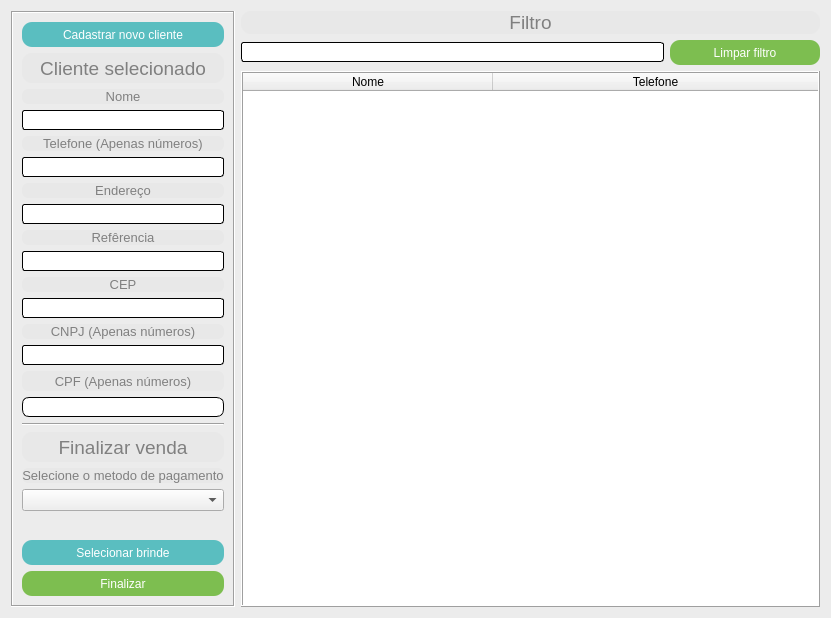
<?xml version="1.0" encoding="UTF-8"?>
<ui version="4.0">
 <class>fm_novaVenda_finalizar</class>
 <widget class="QDialog" name="fm_novaVenda_finalizar">
  <property name="geometry">
   <rect>
    <x>0</x>
    <y>0</y>
    <width>831</width>
    <height>618</height>
   </rect>
  </property>
  <property name="windowTitle">
   <string>Finalizar venda</string>
  </property>
  <property name="styleSheet">
   <string notr="true">QDialog{
background:#ececec
}</string>
  </property>
  <layout class="QGridLayout" name="gridLayout">
   <item row="0" column="0" rowspan="2">
    <widget class="QFrame" name="frame">
     <property name="sizePolicy">
      <sizepolicy hsizetype="Maximum" vsizetype="Preferred">
       <horstretch>0</horstretch>
       <verstretch>0</verstretch>
      </sizepolicy>
     </property>
     <property name="frameShape">
      <enum>QFrame::Box</enum>
     </property>
     <property name="frameShadow">
      <enum>QFrame::Sunken</enum>
     </property>
     <property name="lineWidth">
      <number>1</number>
     </property>
     <property name="midLineWidth">
      <number>0</number>
     </property>
     <layout class="QVBoxLayout" name="verticalLayout_3">
      <item>
       <widget class="QPushButton" name="btnCadastrar">
        <property name="sizePolicy">
         <sizepolicy hsizetype="Preferred" vsizetype="Preferred">
          <horstretch>0</horstretch>
          <verstretch>0</verstretch>
         </sizepolicy>
        </property>
        <property name="minimumSize">
         <size>
          <width>150</width>
          <height>25</height>
         </size>
        </property>
        <property name="cursor">
         <cursorShape>PointingHandCursor</cursorShape>
        </property>
        <property name="styleSheet">
         <string notr="true">QPushButton:enabled{background:#5abec0;}
QPushButton:disabled{background:#2fbec0;}
QPushButton:pressed{background:#73bebe;}
QPushButton{
color:#ffffff;
font-size:9pt;
border:none;
border-radius:10px;
}</string>
        </property>
        <property name="text">
         <string>Cadastrar novo cliente</string>
        </property>
       </widget>
      </item>
      <item>
       <widget class="QLabel" name="label_2">
        <property name="sizePolicy">
         <sizepolicy hsizetype="Preferred" vsizetype="Preferred">
          <horstretch>0</horstretch>
          <verstretch>0</verstretch>
         </sizepolicy>
        </property>
        <property name="minimumSize">
         <size>
          <width>150</width>
          <height>30</height>
         </size>
        </property>
        <property name="styleSheet">
         <string notr="true">QLabel{
background:#e8e8e8;
color:#808080;
font-size:14pt;
border:none;
border-radius:10px;
}</string>
        </property>
        <property name="text">
         <string>Cliente selecionado</string>
        </property>
        <property name="alignment">
         <set>Qt::AlignCenter</set>
        </property>
       </widget>
      </item>
      <item>
       <widget class="QLabel" name="lbNome">
        <property name="styleSheet">
         <string notr="true">QLabel{
background:#e8e8e8;
color:#808080;
font-size:10pt;
border:none;
border-radius:6px;
}</string>
        </property>
        <property name="text">
         <string>Nome</string>
        </property>
        <property name="alignment">
         <set>Qt::AlignCenter</set>
        </property>
       </widget>
      </item>
      <item>
       <widget class="QLineEdit" name="lineNome">
        <property name="sizePolicy">
         <sizepolicy hsizetype="Expanding" vsizetype="Maximum">
          <horstretch>0</horstretch>
          <verstretch>0</verstretch>
         </sizepolicy>
        </property>
        <property name="minimumSize">
         <size>
          <width>150</width>
          <height>20</height>
         </size>
        </property>
        <property name="styleSheet">
         <string notr="true">QLineEdit:enabled{background:#ffffff;}
QLineEdit:disabled{background:#e7e7e7;}
QLineEdit{
color:blue;
font-size:9pt;
border-radius:3px;
border:1px solid black;
}</string>
        </property>
        <property name="maxLength">
         <number>150</number>
        </property>
        <property name="readOnly">
         <bool>true</bool>
        </property>
       </widget>
      </item>
      <item>
       <widget class="QLabel" name="lbTel">
        <property name="styleSheet">
         <string notr="true">QLabel{
background:#e8e8e8;
color:#808080;
font-size:10pt;
border:none;
border-radius:6px;
}</string>
        </property>
        <property name="text">
         <string>Telefone (Apenas números)</string>
        </property>
        <property name="alignment">
         <set>Qt::AlignCenter</set>
        </property>
       </widget>
      </item>
      <item>
       <widget class="QLineEdit" name="lineTel">
        <property name="sizePolicy">
         <sizepolicy hsizetype="Expanding" vsizetype="Maximum">
          <horstretch>0</horstretch>
          <verstretch>0</verstretch>
         </sizepolicy>
        </property>
        <property name="minimumSize">
         <size>
          <width>150</width>
          <height>20</height>
         </size>
        </property>
        <property name="styleSheet">
         <string notr="true">QLineEdit:enabled{background:#ffffff;}
QLineEdit:disabled{background:#e7e7e7;}
QLineEdit{
color:blue;
font-size:9pt;
border-radius:3px;
border:1px solid black;
}</string>
        </property>
        <property name="maxLength">
         <number>11</number>
        </property>
        <property name="readOnly">
         <bool>true</bool>
        </property>
       </widget>
      </item>
      <item>
       <widget class="QLabel" name="lbEnd">
        <property name="styleSheet">
         <string notr="true">QLabel{
background:#e8e8e8;
color:#808080;
font-size:10pt;
border:none;
border-radius:6px;
}</string>
        </property>
        <property name="text">
         <string>Endereço</string>
        </property>
        <property name="alignment">
         <set>Qt::AlignCenter</set>
        </property>
       </widget>
      </item>
      <item>
       <widget class="QLineEdit" name="lineEnd">
        <property name="sizePolicy">
         <sizepolicy hsizetype="Expanding" vsizetype="Maximum">
          <horstretch>0</horstretch>
          <verstretch>0</verstretch>
         </sizepolicy>
        </property>
        <property name="minimumSize">
         <size>
          <width>150</width>
          <height>20</height>
         </size>
        </property>
        <property name="styleSheet">
         <string notr="true">QLineEdit:enabled{background:#ffffff;}
QLineEdit:disabled{background:#e7e7e7;}
QLineEdit{
color:blue;
font-size:9pt;
border-radius:3px;
border:1px solid black;
}</string>
        </property>
        <property name="maxLength">
         <number>150</number>
        </property>
        <property name="readOnly">
         <bool>true</bool>
        </property>
       </widget>
      </item>
      <item>
       <widget class="QLabel" name="lbRef">
        <property name="styleSheet">
         <string notr="true">QLabel{
background:#e8e8e8;
color:#808080;
font-size:10pt;
border:none;
border-radius:6px;
}</string>
        </property>
        <property name="text">
         <string>Refêrencia</string>
        </property>
        <property name="alignment">
         <set>Qt::AlignCenter</set>
        </property>
       </widget>
      </item>
      <item>
       <widget class="QLineEdit" name="lineRef">
        <property name="sizePolicy">
         <sizepolicy hsizetype="Expanding" vsizetype="Maximum">
          <horstretch>0</horstretch>
          <verstretch>0</verstretch>
         </sizepolicy>
        </property>
        <property name="minimumSize">
         <size>
          <width>150</width>
          <height>20</height>
         </size>
        </property>
        <property name="styleSheet">
         <string notr="true">QLineEdit:enabled{background:#ffffff;}
QLineEdit:disabled{background:#e7e7e7;}
QLineEdit{
color:blue;
font-size:9pt;
border-radius:3px;
border:1px solid black;
}</string>
        </property>
        <property name="maxLength">
         <number>150</number>
        </property>
        <property name="readOnly">
         <bool>true</bool>
        </property>
       </widget>
      </item>
      <item>
       <widget class="QLabel" name="lbCep">
        <property name="styleSheet">
         <string notr="true">QLabel{
background:#e8e8e8;
color:#808080;
font-size:10pt;
border:none;
border-radius:6px;
}</string>
        </property>
        <property name="text">
         <string>CEP</string>
        </property>
        <property name="alignment">
         <set>Qt::AlignCenter</set>
        </property>
       </widget>
      </item>
      <item>
       <widget class="QLineEdit" name="lineCep">
        <property name="sizePolicy">
         <sizepolicy hsizetype="Expanding" vsizetype="Maximum">
          <horstretch>0</horstretch>
          <verstretch>0</verstretch>
         </sizepolicy>
        </property>
        <property name="minimumSize">
         <size>
          <width>150</width>
          <height>20</height>
         </size>
        </property>
        <property name="styleSheet">
         <string notr="true">QLineEdit:enabled{background:#ffffff;}
QLineEdit:disabled{background:#e7e7e7;}
QLineEdit{
color:blue;
font-size:9pt;
border-radius:3px;
border:1px solid black;
}</string>
        </property>
        <property name="maxLength">
         <number>8</number>
        </property>
        <property name="readOnly">
         <bool>true</bool>
        </property>
       </widget>
      </item>
      <item>
       <widget class="QLabel" name="lbCnpj">
        <property name="styleSheet">
         <string notr="true">QLabel{
background:#e8e8e8;
color:#808080;
font-size:10pt;
border:none;
border-radius:6px;
}</string>
        </property>
        <property name="text">
         <string>CNPJ (Apenas números)</string>
        </property>
        <property name="alignment">
         <set>Qt::AlignCenter</set>
        </property>
       </widget>
      </item>
      <item>
       <widget class="QLineEdit" name="lineCnpj">
        <property name="sizePolicy">
         <sizepolicy hsizetype="Expanding" vsizetype="Maximum">
          <horstretch>0</horstretch>
          <verstretch>0</verstretch>
         </sizepolicy>
        </property>
        <property name="minimumSize">
         <size>
          <width>150</width>
          <height>20</height>
         </size>
        </property>
        <property name="styleSheet">
         <string notr="true">QLineEdit:enabled{background:#ffffff;}
QLineEdit:disabled{background:#e7e7e7;}
QLineEdit{
color:blue;
font-size:9pt;
border-radius:3px;
border:1px solid black;
}</string>
        </property>
        <property name="maxLength">
         <number>14</number>
        </property>
        <property name="readOnly">
         <bool>true</bool>
        </property>
       </widget>
      </item>
      <item>
       <widget class="QLabel" name="lbCpf">
        <property name="minimumSize">
         <size>
          <width>150</width>
          <height>20</height>
         </size>
        </property>
        <property name="styleSheet">
         <string notr="true">QLabel{
background:#e8e8e8;
color:#808080;
font-size:10pt;
border:none;
border-radius:6px;
}</string>
        </property>
        <property name="text">
         <string>CPF (Apenas números)</string>
        </property>
        <property name="alignment">
         <set>Qt::AlignCenter</set>
        </property>
       </widget>
      </item>
      <item>
       <widget class="QLineEdit" name="lineCpf">
        <property name="sizePolicy">
         <sizepolicy hsizetype="Expanding" vsizetype="Maximum">
          <horstretch>0</horstretch>
          <verstretch>0</verstretch>
         </sizepolicy>
        </property>
        <property name="minimumSize">
         <size>
          <width>150</width>
          <height>20</height>
         </size>
        </property>
        <property name="styleSheet">
         <string notr="true">QLineEdit:enabled{background:#ffffff;}
QLineEdit:disabled{background:#e7e7e7;}

QLineEdit{
color:blue;
font-size:9pt;
border-radius:7px;
border:1px solid black;
}</string>
        </property>
        <property name="text">
         <string/>
        </property>
        <property name="maxLength">
         <number>11</number>
        </property>
        <property name="readOnly">
         <bool>true</bool>
        </property>
       </widget>
      </item>
      <item>
       <widget class="Line" name="line">
        <property name="lineWidth">
         <number>1</number>
        </property>
        <property name="midLineWidth">
         <number>0</number>
        </property>
        <property name="orientation">
         <enum>Qt::Horizontal</enum>
        </property>
       </widget>
      </item>
      <item>
       <widget class="QLabel" name="label_3">
        <property name="sizePolicy">
         <sizepolicy hsizetype="Preferred" vsizetype="Preferred">
          <horstretch>0</horstretch>
          <verstretch>0</verstretch>
         </sizepolicy>
        </property>
        <property name="minimumSize">
         <size>
          <width>150</width>
          <height>30</height>
         </size>
        </property>
        <property name="styleSheet">
         <string notr="true">QLabel{
background:#e8e8e8;
color:#808080;
font-size:14pt;
border:none;
border-radius:10px;
}</string>
        </property>
        <property name="text">
         <string>Finalizar venda</string>
        </property>
        <property name="alignment">
         <set>Qt::AlignCenter</set>
        </property>
       </widget>
      </item>
      <item>
       <widget class="QLabel" name="label">
        <property name="styleSheet">
         <string notr="true">QLabel{
background:#e8e8e8;
color:#808080;
font-size:10pt;
border:none;
border-radius:6px;
}</string>
        </property>
        <property name="text">
         <string>Selecione o metodo de pagamento</string>
        </property>
        <property name="alignment">
         <set>Qt::AlignCenter</set>
        </property>
       </widget>
      </item>
      <item>
       <widget class="QComboBox" name="cbTipoPgmt">
        <property name="cursor">
         <cursorShape>PointingHandCursor</cursorShape>
        </property>
        <item>
         <property name="text">
          <string/>
         </property>
        </item>
        <item>
         <property name="text">
          <string>Dinheiro</string>
         </property>
        </item>
        <item>
         <property name="text">
          <string>Cartão</string>
         </property>
        </item>
        <item>
         <property name="text">
          <string>Comodato</string>
         </property>
        </item>
       </widget>
      </item>
      <item>
       <spacer name="verticalSpacer">
        <property name="orientation">
         <enum>Qt::Vertical</enum>
        </property>
        <property name="sizeHint" stdset="0">
         <size>
          <width>20</width>
          <height>40</height>
         </size>
        </property>
       </spacer>
      </item>
      <item>
       <widget class="QPushButton" name="btnBrinde">
        <property name="sizePolicy">
         <sizepolicy hsizetype="Preferred" vsizetype="Preferred">
          <horstretch>0</horstretch>
          <verstretch>0</verstretch>
         </sizepolicy>
        </property>
        <property name="minimumSize">
         <size>
          <width>150</width>
          <height>25</height>
         </size>
        </property>
        <property name="cursor">
         <cursorShape>PointingHandCursor</cursorShape>
        </property>
        <property name="styleSheet">
         <string notr="true">QPushButton:enabled{background:#5abec0;}
QPushButton:disabled{background:#2fbec0;}
QPushButton:pressed{background:#73bebe;}
QPushButton{
color:#ffffff;
font-size:9pt;
border:none;
border-radius:10px;
}</string>
        </property>
        <property name="text">
         <string>Selecionar brinde</string>
        </property>
       </widget>
      </item>
      <item>
       <widget class="QPushButton" name="btnSelecionar">
        <property name="sizePolicy">
         <sizepolicy hsizetype="Preferred" vsizetype="Preferred">
          <horstretch>0</horstretch>
          <verstretch>0</verstretch>
         </sizepolicy>
        </property>
        <property name="minimumSize">
         <size>
          <width>150</width>
          <height>25</height>
         </size>
        </property>
        <property name="cursor">
         <cursorShape>PointingHandCursor</cursorShape>
        </property>
        <property name="styleSheet">
         <string notr="true">QPushButton:enabled{background:#7dbe50;}
QPushButton:disabled{background:#aaff7f;}
QPushButton:pressed{background:#aaff00;}
QPushButton{
color:#ffffff;
font-size:9pt;
border:none;
border-radius:10px;
}</string>
        </property>
        <property name="text">
         <string>Finalizar</string>
        </property>
       </widget>
      </item>
     </layout>
    </widget>
   </item>
   <item row="0" column="1">
    <layout class="QGridLayout" name="glFiltro_2">
     <item row="1" column="0">
      <widget class="QLineEdit" name="lineFiltro_2">
       <property name="sizePolicy">
        <sizepolicy hsizetype="Expanding" vsizetype="Maximum">
         <horstretch>0</horstretch>
         <verstretch>0</verstretch>
        </sizepolicy>
       </property>
       <property name="minimumSize">
        <size>
         <width>150</width>
         <height>20</height>
        </size>
       </property>
       <property name="styleSheet">
        <string notr="true">QLineEdit:enabled{background:#ffffff;}
QLineEdit:disabled{background:#e7e7e7;}

QLineEdit{
color:#303030;
font-size:9pt;
border-radius:3px;
border:1px solid black;
}</string>
       </property>
       <property name="maxLength">
        <number>150</number>
       </property>
      </widget>
     </item>
     <item row="1" column="1">
      <widget class="QPushButton" name="btnFiltro_2">
       <property name="sizePolicy">
        <sizepolicy hsizetype="Preferred" vsizetype="Preferred">
         <horstretch>0</horstretch>
         <verstretch>0</verstretch>
        </sizepolicy>
       </property>
       <property name="minimumSize">
        <size>
         <width>150</width>
         <height>25</height>
        </size>
       </property>
       <property name="cursor">
        <cursorShape>PointingHandCursor</cursorShape>
       </property>
       <property name="styleSheet">
        <string notr="true">QPushButton:enabled{background:#7dbe50;}
QPushButton:disabled{background:#aaff7f;}
QPushButton:pressed{background:#aaff00;}
QPushButton{
color:#ffffff;
font-size:9pt;
border:none;
border-radius:10px;
}</string>
       </property>
       <property name="text">
        <string>Limpar filtro</string>
       </property>
      </widget>
     </item>
     <item row="0" column="0" colspan="2">
      <widget class="QLabel" name="lbFiltro_2">
       <property name="styleSheet">
        <string notr="true">QLabel{
background:#e8e8e8;
color:#808080;
font-size:14pt;
border:none;
border-radius:10px;
}</string>
       </property>
       <property name="text">
        <string>Filtro</string>
       </property>
       <property name="alignment">
        <set>Qt::AlignCenter</set>
       </property>
      </widget>
     </item>
    </layout>
   </item>
   <item row="1" column="1">
    <widget class="QTableWidget" name="twGestao">
     <property name="cursor" stdset="0">
      <cursorShape>PointingHandCursor</cursorShape>
     </property>
     <property name="styleSheet">
      <string notr="true">QTableWidget{
color:#303030;
font-size:9pt;
}</string>
     </property>
     <property name="frameShape">
      <enum>QFrame::Box</enum>
     </property>
     <property name="frameShadow">
      <enum>QFrame::Raised</enum>
     </property>
     <property name="editTriggers">
      <set>QAbstractItemView::NoEditTriggers</set>
     </property>
     <property name="selectionMode">
      <enum>QAbstractItemView::SingleSelection</enum>
     </property>
     <property name="selectionBehavior">
      <enum>QAbstractItemView::SelectRows</enum>
     </property>
     <property name="sortingEnabled">
      <bool>true</bool>
     </property>
     <attribute name="horizontalHeaderMinimumSectionSize">
      <number>50</number>
     </attribute>
     <attribute name="horizontalHeaderDefaultSectionSize">
      <number>250</number>
     </attribute>
     <attribute name="horizontalHeaderHighlightSections">
      <bool>false</bool>
     </attribute>
     <attribute name="horizontalHeaderStretchLastSection">
      <bool>true</bool>
     </attribute>
     <attribute name="verticalHeaderVisible">
      <bool>false</bool>
     </attribute>
     <attribute name="verticalHeaderHighlightSections">
      <bool>false</bool>
     </attribute>
     <column>
      <property name="text">
       <string>Nome</string>
      </property>
     </column>
     <column>
      <property name="text">
       <string>Telefone</string>
      </property>
     </column>
    </widget>
   </item>
  </layout>
 </widget>
 <tabstops>
  <tabstop>lineFiltro_2</tabstop>
  <tabstop>btnFiltro_2</tabstop>
  <tabstop>twGestao</tabstop>
 </tabstops>
 <resources/>
 <connections/>
</ui>
